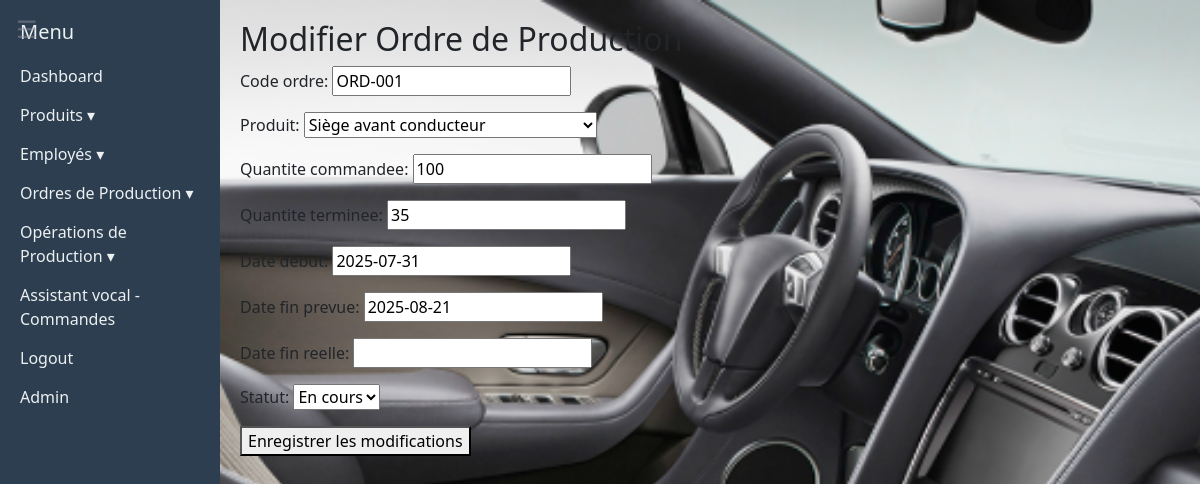
Page /dashboard/ordres/modifier/5/ (signed in) on the committed database.
### dashboard/models.py (models this page shows, shortened)
class OrdreProduction(models.Model):
    STATUT_CHOICES = [
        ('en_cours', 'En cours'),
        ('termine', 'Terminé'),
        ('annule', 'Annulé'),
    ]
    code_ordre = models.CharField(max_length=50, unique=True)
    produit = models.ForeignKey(Produit, on_delete=models.CASCADE)
    quantite_commandee = models.PositiveIntegerField()
    quantite_terminee = models.PositiveIntegerField(default=0)
    date_debut = models.DateField()
    date_fin_prevue = models.DateField()
    date_fin_reelle = models.DateField(null=True, blank=True)  # NOUVEAU pour IA
    statut = models.CharField(max_length=20, choices=STATUT_CHOICES, default='en_cours')

### dashboard/views.py (the view)
# urls.py: path('ordres/modifier/<int:id>/', views.modifier_ordre, name='modifier_ordre'),
@roles_required_multiple(['admin', 'production'])
def modifier_ordre(request, id):
    ordre = get_object_or_404(OrdreProduction, pk=id)
    if request.method == 'POST':
        form = OrdreProductionForm(request.POST, instance=ordre)
        if form.is_valid():
            form.save()
            return redirect('liste_ordres')
    else:
        form = OrdreProductionForm(instance=ordre)
    return render(request, 'modifier_ordre.html', {'form': form})

### dashboard/forms.py
class OrdreProductionForm(forms.ModelForm):
    class Meta:
        model = OrdreProduction
        fields = '__all__'

### dashboard/models.py (called while the page is built)
    def __str__(self):
        return self.nom_produit

### dashboard/views.py (called while the page is built)
def roles_required_multiple(roles):
    def decorator(view_func):
        @wraps(view_func)
        def _wrapped_view(request, *args, **kwargs):
            if not request.user.is_authenticated:
                return redirect('login')
            if request.user.role not in roles:
                return HttpResponseForbidden("Accès refusé : rôle insuffisant.")
            return view_func(request, *args, **kwargs)
        return _wrapped_view
    return decorator

### dashboard/templates/modifier_ordre.html (shortened to what this page needs)
{% extends 'base.html' %}
{% block content %}
  <h2>Modifier Ordre de Production</h2>
  <form method="post">
    {{ form.as_p }}
    <button type="submit">Enregistrer les modifications</button>
  </form>
{% endblock %}

### dashboard/static/style.css (style rules this page uses)
body { margin: 0; font-family: 'Segoe UI', Tahoma, Geneva, Verdana, sans-serif; background-image: url('/static/bck.png'); background-size: cover; background-repeat: no-repeat; background-position: center; background-attachment: fixed; color: #080101; background-color: #f9f9f9; }

### rows in the picture
OrdreProduction: code_ordre "ORD-001", produit "Siège avant conducteur", quantite_commandee "100", quantite_terminee "35", date_debut "2025-07-31", date_fin_prevue "2025-08-21", statut "En cours"
